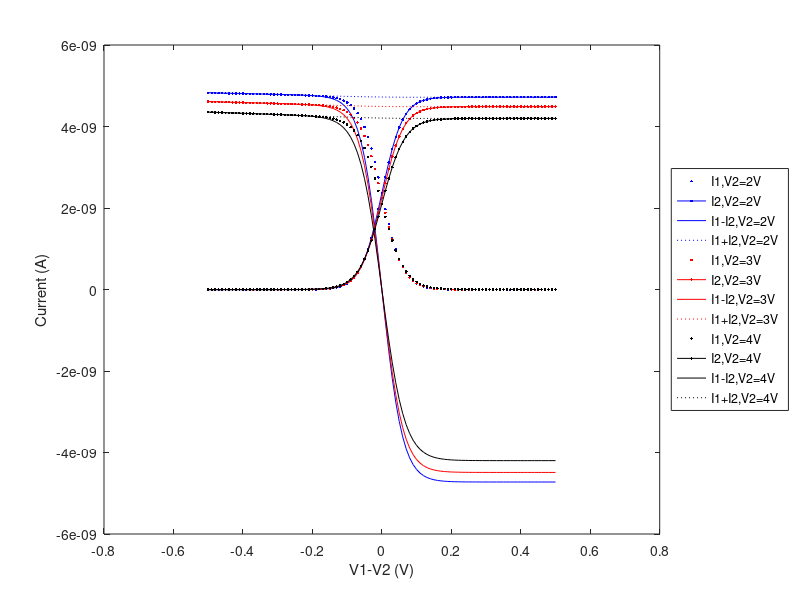
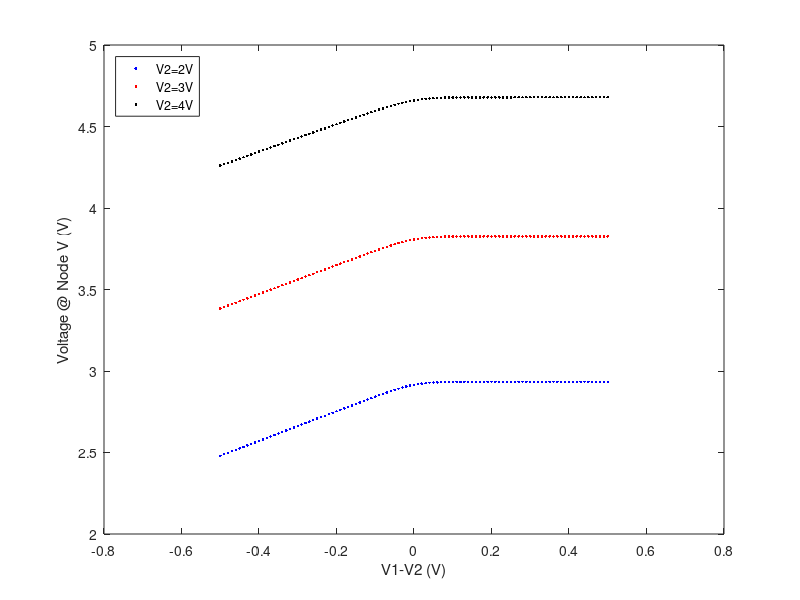
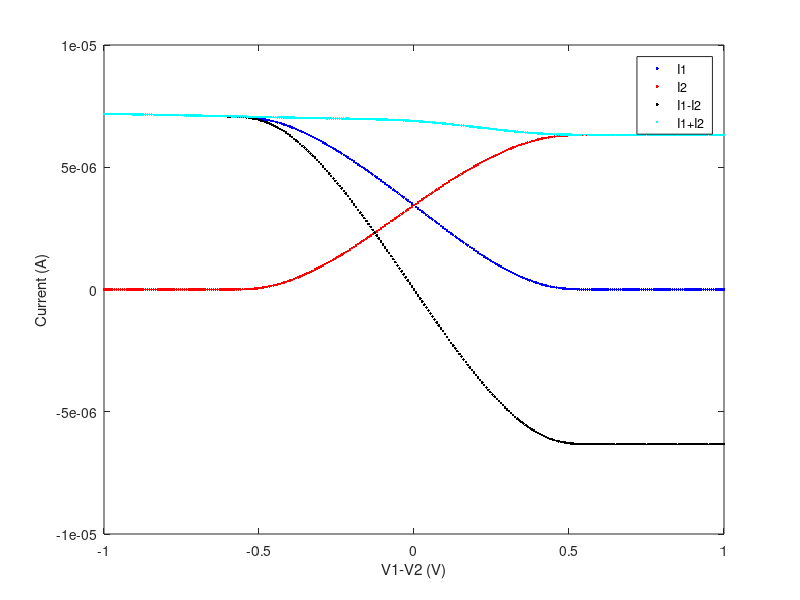
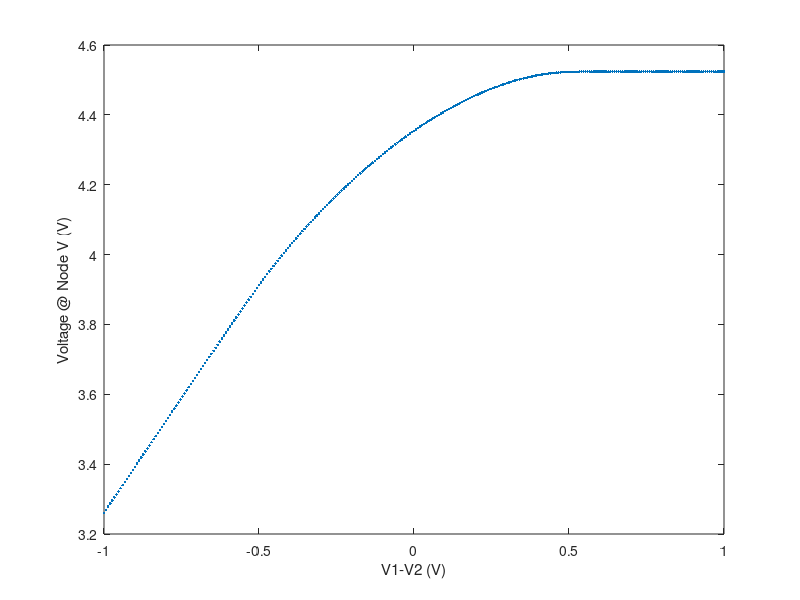

Write MATLAB code to recreate these figures, in order. (Note: this script raises an error after producing the figures.)
%%
load('Postlab7.mat')
%%
Idiff2 = I1bb2 - I2bb2;
Isum2 = I1bb2 + I2bb2;
Idiff3 = I1bb3 - I2bb3;
Isum3 = I1bb3 + I2bb3;
Idiff4 = I1bb4 - I2bb4;
Isum4 = I1bb4 + I2bb4;

plot(Vdm,I1bb2,'b.')
hold on
plot(Vdm,I2bb2,'b.-')
plot(Vdm,Idiff2,'b')
plot(Vdm,Isum2,'b:')
plot(Vdm,I1bb3,'r.')
plot(Vdm,I2bb3,'r.-')
plot(Vdm,Idiff3,'r')
plot(Vdm,Isum3,'r:')
plot(Vdm,I1bb4,'k.')
plot(Vdm,I2bb4,'k.-')
plot(Vdm,Idiff4,'k')
plot(Vdm,Isum4,'k:')
xlabel('V1-V2 (V)')
ylabel('Current (A)')
legend('I1,V2=2V','I2,V2=2V','I1-I2,V2=2V','I1+I2,V2=2V','I1,V2=3V','I2,V2=3V','I1-I2,V2=3V','I1+I2,V2=3V','I1,V2=4V','I2,V2=4V','I1-I2,V2=4V','I1+I2,V2=4V','Location','eastoutside')

figure
plot(Vdm,Vbb2,'b.')
hold on
plot(Vdm,Vbb3,'r.')
plot(Vdm,Vbb4,'k.')
xlabel('V1-V2 (V)')
ylabel('Voltage @ Node V (V)')
legend('V2=2V','V2=3V','V2=4V','Location','Northwest')

Vdm2 = linspace(-1,1,301);
Idiffab = I1ab - I2ab;
Isumab = I1ab + I2ab;
figure
plot(Vdm2,I1ab,'b.')
hold on
plot(Vdm2,I2ab,'r.')
plot(Vdm2,Idiffab,'k.')
plot(Vdm2,Isumab,'c.')
xlabel('V1-V2 (V)')
ylabel('Current (A)')
legend('I1','I2','I1-I2','I1+I2')
figure 
plot(Vdm2, Vab, '.')
xlabel('V1-V2 (V)')
ylabel('Voltage @ Node V (V)')

%%
Vx = vx(1:51);
Vy1 = Vn001(1:51);
Vy2 = Vn001(53:103);
Vy3 = Vn001(105:155);
Vy4 = Vn001(157:207);
Vy5 = Vn001(209:259);

Vz1 = sqrt(Vx.^2 + 1)
Vz2 = sqrt(Vx.^2 + 4)
Vz3 = sqrt(Vx.^2 + 9)
Vz4 = sqrt(Vx.^2 + 16)
Vz5 = sqrt(Vx.^2 + 25)

plot(Vx, Vy1, 'ro')
hold on
plot(Vx, Vy2, 'bo')
hold on
plot(Vx, Vy3, 'ko')
hold on
plot(Vx, Vy4, 'go')
hold on
plot(Vx, Vy5, 'co')

plot(Vx, Vz1, 'r-')
plot(Vx, Vz2, 'b-')
plot(Vx, Vz3, 'k-')
plot(Vx, Vz4, 'g-')
plot(Vx, Vz5, 'c-')

lgd = legend('Exp Vy = 1V','Exp Vy = 2V', 'Exp Vy = 3V', 'Exp Vy = 4V', 'Exp Vy = 5V','Theo Vy = 1V','Theo Vy = 2V', 'Theo Vy = 3V', 'Theo Vy = 4V', 'Theo Vy = 5V');
title('Vz as a Function fo Vx and Vy');
ylabel('Vz (V)');
xlabel('Vx (V)')